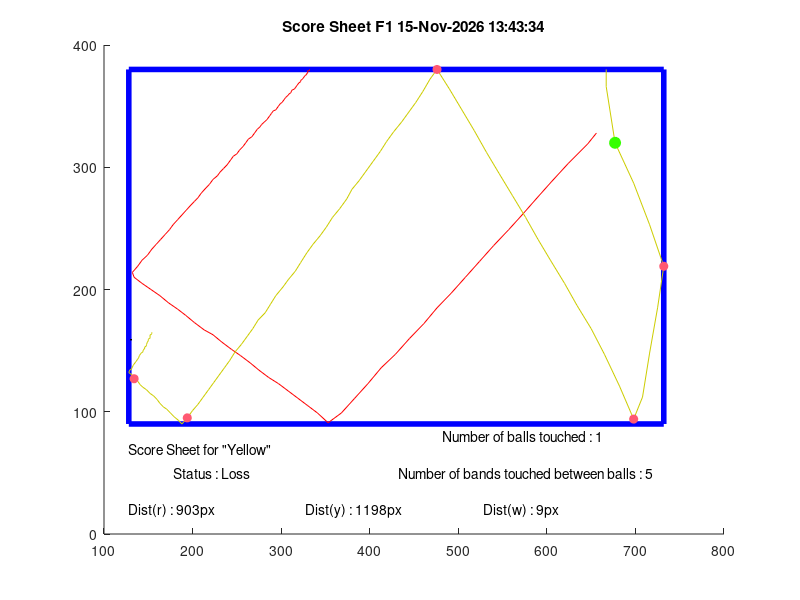
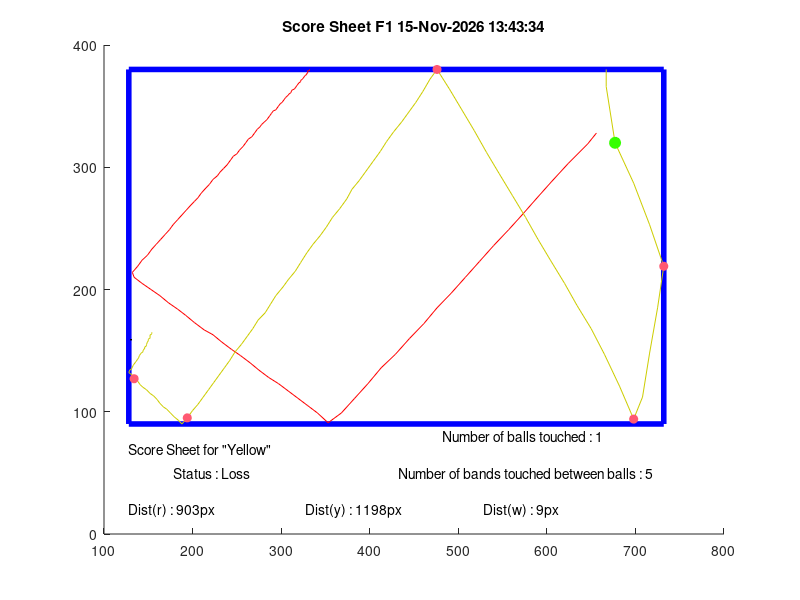

Write MATLAB code to recreate these figures, in order.
width = 854;
height=480;
Folder='F1';
Rband = 255;
Gband=89;
Bband = 114;
Rball = 53;
Gball=255;
Bball=0;
line='-';
X1 = [656  656  656  656  656  656  656  656  656  656  656  656  656  656  646  624  605  589  572  557  540  524  508  492  476  461  445  429  413  398  383  368  353  341  330  319  308  297  286  275  265  254  244  233  223  213  202  192  183  173  163  153  143  134  132  138  143  149  154  159  164  169  174  178  183  188  193  198  202  206  210  215  219  223  228  231  235  239  243  246  250  253  257  260  263  267  270  273  276  278  281  284  287  289  291  294  297  299  301  303  305  308  309  311  312  315  316  318  319  320  322  322  324  325  326  326  327  329  329  329  330  330  330  331  331  331  332  332  332  332  332  333
];
Y1 = [152  152  152  152  152  152  152  152  152  152  152  152  152  152  161  177  192  205  219  231  244  257  270  283  295  308  320  333  344  357  369  381  389  381  375  369  363  357  352  346  340  334  329  323  317  313  307  301  296  291  285  280  275  270  266  261  256  252  247  243  239  235  231  227  223  219  215  211  208  205  201  197  194  190  187  184  181  178  174  171  169  166  163  160  157  155  152  149  147  145  143  141  138  136  134  133  130  128  127  125  123  121  120  119  117  116  115  113  112  111  110  109  108  107  106  106  105  104  104  103  103  102  101  101  101  101  101  100  100  100  100  100
];
X2 = [667  667  667  667  667  667  667  667  667  667  667  667  667  667  677  698  716  732  725  716  708  698  682  665  650  634  620  604  590  576  561  546  532  518  504  490  476  468  460  452  444  436  427  419  412  404  396  388  380  374  366  358  351  344  336  329  322  316  308  302  294  288  282  274  268  262  255  248  242  236  230  224  218  212  206  200  194  188  184  179  175  171  167  163  160  156  152  148  144  141  138  134  132  128  129  131  133  134  136  138  139  140  142  144  144  146  146  148  148  149  150  150  151  152  152  152  152  153  153  154  154  154  154  154  154  154  154  154  154  154  154  154
];
Y2 = [100  100  100  100  100  100  100  100  100  100  100  100  100  114  160  193  227  261  295  332  368  386  359  333  312  293  275  256  239  221  203  185  168  150  133  116  100  108  118  127  135  143  151  159  167  175  183  191  198  206  214  221  229  236  243  250  258  265  272  278  285  292  299  305  312  318  325  331  338  344  350  356  362  368  374  379  385  390  387  384  381  378  376  373  370  367  365  362  360  358  355  353  350  348  346  345  342  341  339  337  336  334  332  331  330  328  327  326  325  323  322  321  320  320  319  318  317  317  317  316  316  315  315  315  315  315  315  315  315  315  315  315
];
X3 = [131  131  130  130  130  130  130  130  130  130  130  130  130  130  130  130  131  131  131  131  131  131  131  131  131  131  131  131  131  130  130  130  130  130  130  130  130  130  130  130  130  130  130  130  130  130  130  130  130  131  131  131  131  131  131  131  131  131  131  130  130  130  130  130  130  130  130  130  130  130  130  130  130  130  130  130  130  130  131  131  131  131  131  131  131  131  131  131  131  130  130  130  130  130  130  130  130  130  130  130  130  131  130  131  131  131  131  131  131  131  131  130  131  130  130  130  130  130  130  130  130  130  130  130  130  130  130  130  130  130  130  130
];
Y3 = [321  321  321  321  321  321  321  321  321  321  321  321  321  321  321  321  321  321  321  321  321  321  321  321  321  321  321  321  321  321  321  321  321  321  321  321  321  321  321  321  321  321  321  321  321  321  321  321  321  321  321  321  321  321  321  321  321  321  321  321  321  321  321  321  321  321  321  321  321  321  321  321  321  321  321  321  321  321  321  321  321  321  321  321  321  321  321  321  321  321  321  321  321  321  321  321  321  321  321  321  321  321  321  321  321  321  321  321  321  321  321  321  321  321  321  321  321  321  321  321  321  321  321  321  321  321  321  321  321  321  321  321
];
%% File Header
% MATLAB Script Analyse.m file
%
% Group : Axel Rossettini   SCIPER: 303157
%         Daniel Tataru     SCIPER: 301005
%         Ellie Tupin       SCIPER: 296441
%
% This script determines the score of each sequence (an Analyse.m file is
% generated at each launch of the LabView program containing this script
% preceeded by the coordinates of the balls of the sequence)
%
% Revision: 
%           04.2020 Initial release
%           05.2020 Final version 
%
% Coded on MATLAB R2020A/R2019b on macOS
%% Changement des coordonnées pour matlab

Y1 = (height - Y1);
Y2 = (height - Y2);
Y3 = (height - Y3);

%% Normalisation des valeurs RGB

Ballcol = [Rball Gball Bball]./255;
Bandcol = [Rband Gband Bband]./255;

%% Détection des bords

Xmin = min([X1,X2,X3]);
Xmax = max([X1,X2,X3]);
Ymin = min([Y1,Y2,Y3]);
Ymax = max([Y1,Y2,Y3]);

Xframe = [Xmin Xmax Xmax Xmin Xmin];
Yframe = [Ymin Ymin Ymax Ymax Ymin];

%% Détection des valeurs absurdes

OX1=isoutlier(X1,'movmedian',5);
OY1=isoutlier(Y1,'movmedian',5);
OX2=isoutlier(X2,'movmedian',5);
OY2=isoutlier(Y2,'movmedian',5);
OX3=isoutlier(X3,'movmedian',5);
OY3=isoutlier(Y3,'movmedian',5);

OX1id = find(OX1);
OY1id = find(OY1);
OX2id = find(OX2);
OY2id = find(OY2);
OX3id = find(OX3);
OY3id = find(OY3);

%Gestion du cas ou la première image est considérée comme absurde
if isempty(OX1id) == 0  
    if OX1id(1) == 1
    OX1id(1) = [];
    end
end
if isempty(OY1id) == 0  
    if OY1id(1) == 1
    OY1id(1) = [];
    end
end
if isempty(OX2id) == 0  
    if OX2id(1) == 1
    OX2id(1) = [];
    end
end
if isempty(OY2id) == 0  
    if OY2id(1) == 1
    OY2id(1) = [];
    end
end
if isempty(OX3id) == 0  
    if OX3id(1) == 1
    OX3id(1) = [];
    end
end
         
if isempty(OY3id) == 0  
    if OY3id(1) == 1
    OY3id(1) = [];
    end
end

%Remplacement par la valeur précédant la valeur absurde
X1(OX1id)=X1(OX1id-1);
Y1(OY1id)=Y1(OY1id-1);
X2(OX2id)=X2(OX2id-1);
Y2(OY2id)=Y2(OY2id-1);
X3(OX3id)=X3(OX3id-1);
Y3(OY3id)=Y3(OY3id-1);


%% Détection de la premiere balle qui bouge

%d désigne la distance minimale ou l'on considère que la balle bouge par
%rapport à sa position initiale
d=2;

distB1 = sqrt((X1-X1(1)).^2+(Y1-Y1(1)).^2);
distB2 = sqrt((X2-X2(1)).^2+(Y2-Y2(1)).^2);
distB3 = sqrt((X3-X3(1)).^2+(Y3-Y3(1)).^2);
    
mb1=find(distB1>d, 1);
mb2=find(distB2>d, 1);
mb3=find(distB3>d, 1);

%% Calcul du nombre de boules touchées

touch = 2;

if isempty(mb1) 
   mb1 = size(X1,2);
   touch = touch - 1;
end
if isempty(mb2) 
   mb2 = size(X2,2); 
      touch = touch - 1;

end
if isempty(mb3) 
   mb3 = size(X3,2);
      touch = touch - 1;
end

%% Détermination de l'ordre de mouvement des boules

A=[mb1,mb2,mb3];
[tfirst,ifirst] = min(A);
[tthird, ithird] = max(A);
A(ifirst) = [];
tsecond = min(A);

switch ifirst
    case 1
    XFIRST = X1;
    YFIRST = Y1;
    player = 'Score Sheet for "Red" ';
    switch ithird
        case 2
            XSECOND = X3;
            YSECOND = Y3;
            XTHIRD = X2;
            YTHIRD = Y2;
            
        case 3
            XSECOND = X2;
            YSECOND = Y2;
            XTHIRD = X3;
            YTHIRD = Y3;   
    end
    case 2
    XFIRST = X2;
    YFIRST = Y2;
    player = 'Score Sheet for "Yellow" ';
    switch ithird
        case 1
            XSECOND = X3;
            YSECOND = Y3;
            XTHIRD = X1;
            YTHIRD = Y1;
        case 3
            XSECOND = X1;
            YSECOND = Y1;
            XTHIRD = X3;
            YTHIRD = Y3;
    end
    case 3
    XFIRST = X3;
    YFIRST = Y3;
    player = 'Score Sheet for "White" ';
    switch ithird
        case 1
            XSECOND = X2;
            YSECOND = Y2;
            XTHIRD = X1;
            YTHIRD = Y1;
        case 2
            XSECOND = X1;
            YSECOND = Y1;
            XTHIRD = X2;
            YTHIRD = Y2;    
    end
end

%% Détection des chocs entre la premère boule et les bandes
dboule = 9;

rbndXmin = find(abs(XFIRST-Xmin)<= dboule);
rbndXmin = rbndXmin(rbndXmin>=tsecond & rbndXmin<=tthird & abs(diff([0,rbndXmin]))>1);
    
rbndXmax = find(abs(XFIRST-Xmax)<= dboule);
rbndXmax = rbndXmax(rbndXmax>=tsecond & rbndXmax<=tthird & abs(diff([0,rbndXmax]))>1);
    
rbndYmin = find(abs(YFIRST-Ymin)<= dboule);
rbndYmin = rbndYmin(rbndYmin>=tsecond & rbndYmin<=tthird & abs(diff([0,rbndYmin]))>1);
    
rbndYmax = find(abs(YFIRST-Ymax)<= dboule);
rbndYmax = rbndYmax(rbndYmax>=tsecond & rbndYmax<=tthird & abs(diff([0,rbndYmax]))>1);
 

rebondsentre = size(rbndXmin,2) + size(rbndXmax,2) + size(rbndYmin,2) + size(rbndYmax,2);
               
%% Calcul des distances parcourues par chaque boule    
    
DistR = sum(sqrt(diff(X1).^2 + diff(Y1).^2));
DistY = sum(sqrt(diff(X2).^2 + diff(Y2).^2));
DistW = sum(sqrt(diff(X3).^2 + diff(Y3).^2));
    
%% Verdict de la partie
if touch == 2 && rebondsentre >= 3
    verdict = 'Status : Win';
else
    verdict = 'Status : Loss';
end

%% Affichage de la figure

%Affichage de la date et l'heure
c = clock;
h = num2str(c(4));
min = num2str(c(5));
s = num2str(floor(c(6)));
time = strcat(h,':',min,':',s);

figure(1);
hold on
    title(['Score Sheet',' ',Folder ,' ', date, ' ', time]);
    ylim([0,Ymax+20]);
    plot(Xframe, Yframe,'-b','DisplayName','Bords du billard','LineWidth',4);
    plot(X1,Y1,line,'DisplayName','Boule rouge', 'Color', [1 0 0]);
    plot(X2,Y2,line,'DisplayName','Boule jaune', 'Color', [0.8 0.8 0]);
    plot(X3,Y3,line,'DisplayName', 'Boule blanche', 'Color', [0 0 0]);
    plot(XFIRST(rbndXmin),YFIRST(rbndXmin),'o','MarkerSize',6, 'MarkerFaceColor', Bandcol, 'MarkerEdgeColor', Bandcol);
    plot(XFIRST(rbndXmax),YFIRST(rbndXmax),'o','MarkerSize',6, 'MarkerFaceColor', Bandcol, 'MarkerEdgeColor', Bandcol);
    plot(XFIRST(rbndYmin),YFIRST(rbndYmin),'o','MarkerSize',6, 'MarkerFaceColor', Bandcol, 'MarkerEdgeColor', Bandcol);
    plot(XFIRST(rbndYmax),YFIRST(rbndYmax),'o','MarkerSize',6, 'MarkerFaceColor', Bandcol, 'MarkerEdgeColor', Bandcol);
    
    if touch >= 1
    plot(XFIRST(tsecond),YFIRST(tsecond),'o','MarkerSize',8, 'MarkerFaceColor', Ballcol, 'MarkerEdgeColor', Ballcol);
    end
    if touch == 2
    plot(XFIRST(tthird),YFIRST(tthird),'o','MarkerSize',8, 'MarkerFaceColor', Ballcol, 'MarkerEdgeColor', Ballcol);
    end
    
    text(Xmin, 70, player);
    text(Xmin+50, 50, verdict);
    text(Xmax-250, 80, ['Number of balls touched : ',num2str(touch)]);
    text(Xmax-300, 50, ['Number of bands touched between balls : ',num2str(rebondsentre)]);
    text(Xmin, 20, ['Dist(r) : ',num2str(round(DistR)),'px']);
    text(Xmin+200, 20, ['Dist(y) : ',num2str(round(DistY)),'px']);
    text(Xmin+400, 20, ['Dist(w) : ',num2str(round(DistW)),'px']);
    hold off

%Saving as a pdf and also a png in order to display it directly in LabVieW
%(the png will be overwriten at each sequence, but the pdf will have the
% sequence name next to it)
print(strcat('ScoreSheet','_',Folder),'-dpdf');
print('ScoreSheet','-dpng');
